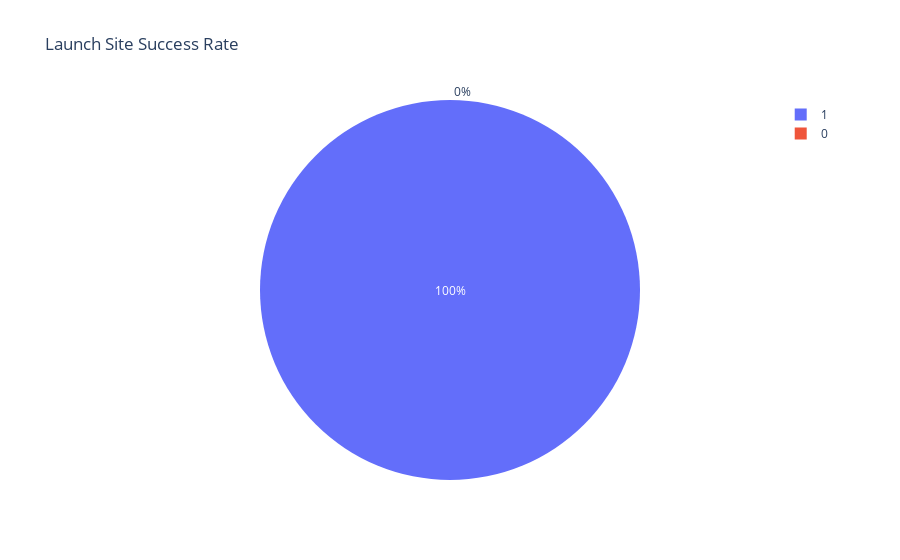

Notebook source saved alongside this figure:
### Code cell
filtered_df = spacex_df[spacex_df['Launch Site'] == 'CCAFS LC-40']
filtered_df = filtered_df.groupby(['class'], as_index=False).mean()

fig = px.pie(filtered_df, values='class',
                     names='class',
                     title='Launch Site Success Rate')
fig

### Figure 1 — Plotly figure (JSON) as saved in the notebook; plotly's stock layout.template omitted (floating-point values rounded to 4 significant figures)
{"data": [{"domain": {"x": [0, 1], "y": [0, 1]}, "hovertemplate": "class=%{value}<extra></extra>", "labels": [0, 1], "legendgroup": "", "name": "", "showlegend": true, "type": "pie", "values": [0, 1]}], "layout": {"legend": {"tracegroupgap": 0}, "title": {"text": "Launch Site Success Rate"}}}
